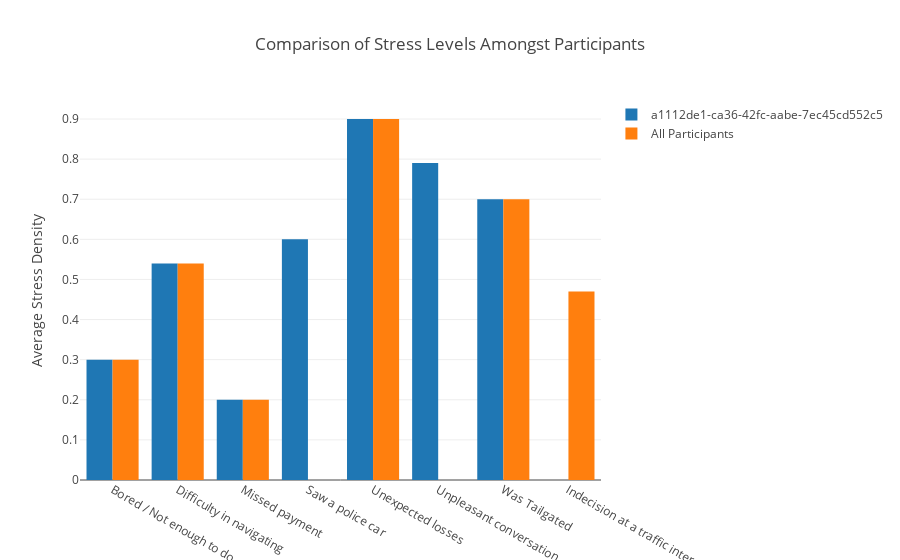

The cell this chart's notebook holds for it:
### Markdown cell above
## Compare stress data among participants(s)

There are instances where you may want to compare a participant's values with the population values.  This chart shows the breakdown of average stress induced by each of the sub-categories for a particular participant (`a1112de1-ca36-42fc-aabe-7ec45cd552c5`) when compared with the whole study population.  You can alter the command by changing the `usr_id` to `b1117354-ce48-4325-b2e3-78b0cc932819` or by changing the `x_axis_column` to `stresser_main`.  In the latter case, the graph should match the one directly above due to there only being two participants in the demonstration data.

### Code cell
stress_stream.plot_stress_comparison(x_axis_column="stresser_sub",usr_id="a1112de1-ca36-42fc-aabe-7ec45cd552c5")

### Figure 1 — Plotly figure (JSON) as saved in the notebook; plotly's stock layout.template omitted (floating-point values rounded to 4 significant figures)
{"data": [{"name": "a1112de1-ca36-42fc-aabe-7ec45cd552c5", "type": "bar", "uid": "626de31e-1c01-4a0b-8a41-a9ef83ac8acb", "x": ["Bored / Not enough to do", "Difficulty in navigating", "Missed payment", "Saw a police car", "Unexpected losses", "Unpleasant conversation", "Was Tailgated"], "y": [0.3, 0.54, 0.2, 0.6, 0.9, 0.79, 0.7]}, {"name": "All Participants", "type": "bar", "uid": "7c4ee99c-41ec-46a3-93b8-ce7a12521e6d", "x": ["Bored / Not enough to do", "Difficulty in navigating", "Indecision at a traffic intersection", "Missed payment", "Unexpected losses", "Was Tailgated"], "y": [0.3, 0.54, 0.47, 0.2, 0.9, 0.7]}], "layout": {"autosize": true, "title": {"text": "Comparison of Stress Levels Amongst Participants"}, "xaxis": {"autorange": true, "range": [-0.5, 7.5], "type": "category"}, "yaxis": {"autorange": true, "range": [0, 0.9474], "title": {"text": "Average Stress Density"}, "type": "linear"}}}
